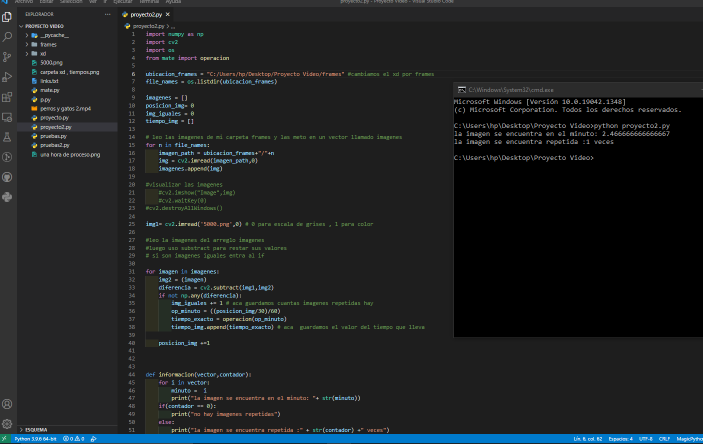
#> input picture Final Computación Blanda/carpeta frames tiempo.png, 1405 x 888 px, given as the content of the folder C:/Users/hp/Desktop/Proyecto Video/frames, which was not available (shown at 1/2 size)
$ python proyecto2.py
#> lines starting #> are read from the running program, lines starting #| are printed output that depends on the picture; pictures that were not available may be replaced by others from this repository, and a replacement may not be noted
import numpy as np
import cv2
import os
from mate import operacion

ubicacion_frames = "C:/Users/hp/Desktop/Proyecto Video/frames" #cambiamos el xd por frames
file_names = os.listdir(ubicacion_frames)

imagenes = []
posicion_img= 0
img_iguales = 0
tiempo_img = []

# leo las imagenes de mi carpeta frames y las meto en un vector llamado imagenes
for n in file_names:
    imagen_path = ubicacion_frames+"/"+n
    img = cv2.imread(imagen_path,0)
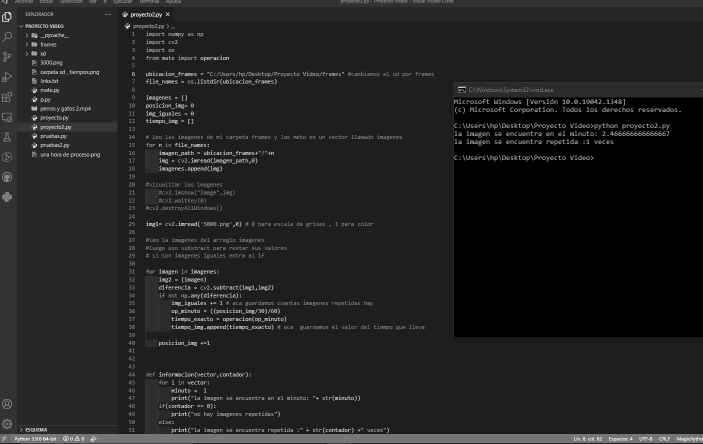
#> img: shape (888, 1405) (shown at 1/2 size); min 0, max 255, mean 33
    imagenes.append(img)

#visualizar las imagenes
    #cv2.imshow("Image",img)
    #cv2.waitKey(0)
#cv2.destroyAllWindows()

img1= cv2.imread('5000.png',0) # 0 para escala de grises , 1 para color
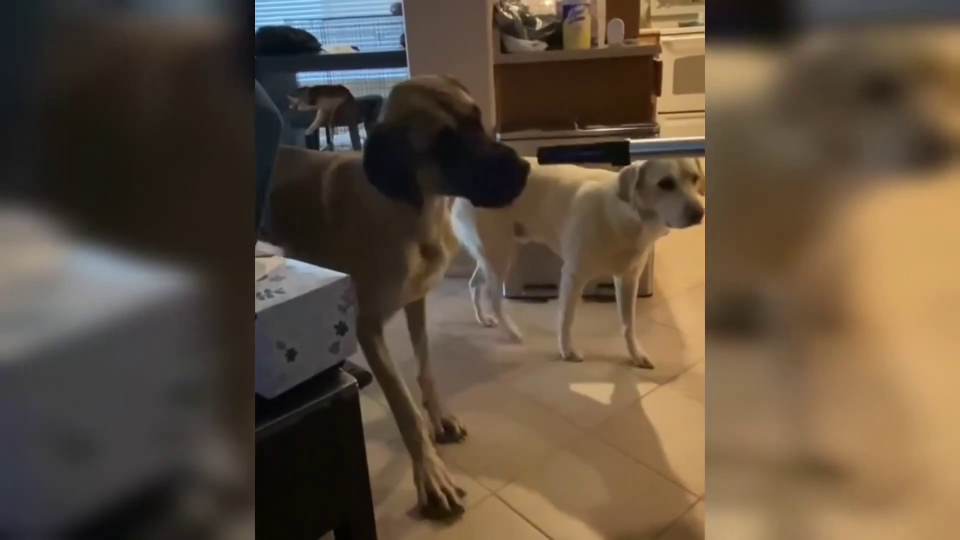
#> input picture Final Computación Blanda/5000.png, 1920 x 1080 px (shown at 1/2 size)
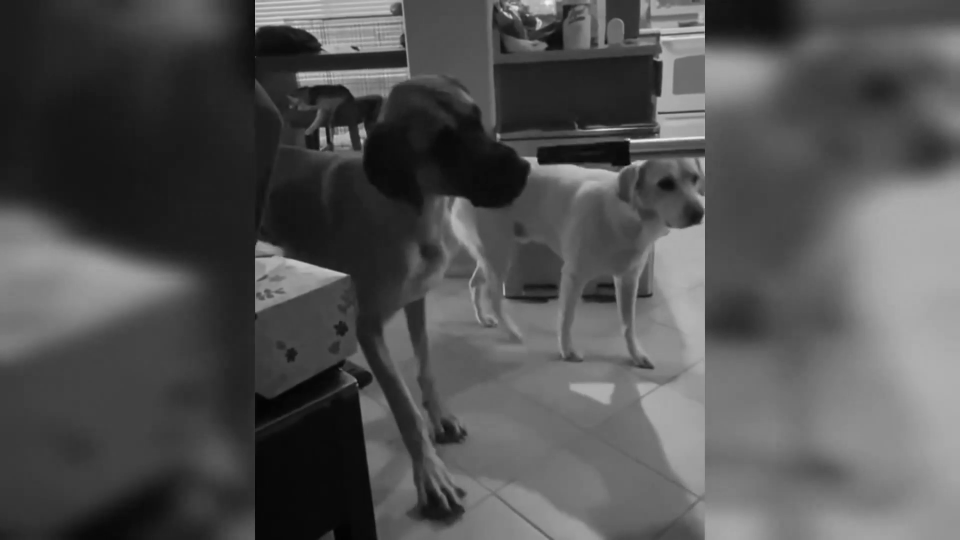
#> img1: shape (1080, 1920) (shown at 1/2 size); min 0, max 244, mean 81.5

#leo la imagenes del arreglo imagenes
#luego uso substract para restar sus valores
# si son imagenes iguales entra al if

for imagen in imagenes:
    img2 = (imagen)
#> (the run stopped early here; a loop or call above may not have finished)
